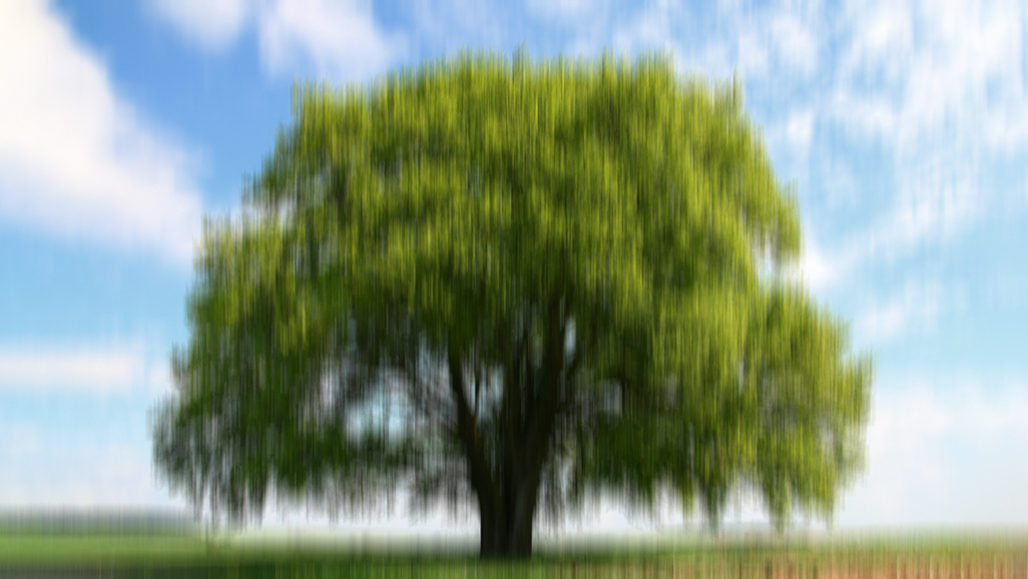
#> input picture test_images/test.png, 1028 x 579 px
$ python main.py
#> lines starting #> are read from the running program, lines starting #| are printed output that depends on the picture
### utils/io.py
import cv2
import numpy as np
import os


def load_image(path, to_gray=True):
    """
    Loads an image from disk, converts to grayscale if needed,
    and normalizes to float32 in range [0, 1].

    Parameters:
        path : str   - path to image file
        to_gray : bool - convert to grayscale (recommended for deblurring)

    Returns:
        image : float32 array in [0,1], shape (H, W) if grayscale
    """
#> called with path = 'test_images/test.png', to_gray = True

    if not os.path.exists(path):
        raise FileNotFoundError(f"Image not found: {path}")

    img = cv2.imread(path, cv2.IMREAD_COLOR)
#> img is the input picture: shape (579, 1028, 3); mean B, G, R 140.3, 158.1, 140.7
    if img is None:
        raise ValueError(f"cv2 cannot load image: {path}")

    # Convert BGR -> RGB internally if needed (optional)
    # img = cv2.cvtColor(img, cv2.COLOR_BGR2RGB)

    if to_gray:
        img = cv2.cvtColor(img, cv2.COLOR_BGR2GRAY)
#> img: shape (579, 1028)

    # To float32 in [0,1]
    img = img.astype(np.float32)

    if img.max() > 1.0:
        img /= 255.0

    return img


# [46 lines left out: functions save_image, to_gray, not called in this run]

### utils/pyramid.py
import numpy as np
import cv2

#pyramid fns
def gaussian_pyramid(img, num_levels):
#> called with num_levels = 4
    if num_levels < 1:
        raise ValueError("num_levels must be >= 1")

    pyr = [img.copy()]
    for _ in range(1, num_levels):
        prev = pyr[-1]
        if prev.shape[0] < 2 or prev.shape[1] < 2:
            # cannot downsample further
            break
        down = cv2.pyrDown(prev)
        pyr.append(down)
#> after the loop, pyr = 4 items

    # We want coarse -> fine for the algorithm loop
    pyr_coarse_to_fine = pyr[::-1]
#> pyr_coarse_to_fine = 4 items
    return pyr_coarse_to_fine

# [20 lines left out: function upsample_kernel, not called in this run]

def upsample_small_kernel(k_small, scale_factor=2, max_size=None):
    """
    Upsample the small kernel by integer scale_factor (default 2).
    Keeps kernel small (not image-size). Returns normalized kernel.
    max_size: optional (h_max, w_max) to cap kernel growth.
    """
    kh, kw = k_small.shape
    new_kh = int(kh * scale_factor)
    new_kw = int(kw * scale_factor)

    if max_size is not None:
        mh, mw = max_size
        new_kh = min(new_kh, mh)
        new_kw = min(new_kw, mw)

    # if either dimension becomes <=0, fallback to same
    new_kh = max(1, new_kh)
    new_kw = max(1, new_kw)

    # cv2.resize expects (width, height)
    import cv2
    resized = cv2.resize(k_small, (new_kw, new_kh), interpolation=cv2.INTER_LINEAR)

    resized = np.clip(resized, 0, None)
    s = resized.sum()
    if s > 1e-12:
        resized = resized / s
    else:
        # fallback to centered delta
        resized = np.zeros((new_kh, new_kw), dtype=np.float32)
        resized[new_kh//2, new_kw//2] = 1.0

    return resized


def upsample_l(l, target_shape):
    target_h, target_w = target_shape
    up = cv2.resize(l, (target_w, target_h), interpolation=cv2.INTER_CUBIC)
    return up

# [12 lines left out: function kernel_to_fft_size, not called in this run]

### model.py
import cv2
import os
import numpy as np
import matplotlib.pyplot as plt

# Import your existing utils
# Ensure these files exist in your project structure as indicated in your upload
from utils.channels import bright_channel, dark_channel, bcpl0norm, dcpl0norm
from utils.gradient import compute_gradients
from utils.pyramid import gaussian_pyramid, upsample_kernel, upsample_l, upsample_small_kernel
from utils.threshold import threshold_gradient
from utils.io import save_image, load_image
from utils.kernel_utils import clean_kernel, pad_and_ifftshift_kernel, postprocess_kernel_spatial
from solver import update_kernel, update_l
import config

class DeblurModel:

    def __init__(self, config):
        self.config = config

    def initialize_kernel(self, kernel_size=None):
        if kernel_size is None:
            kernel_size = 31

        if isinstance(kernel_size, tuple):
            kh, kw = kernel_size
        else:
            kh = kw = int(kernel_size)

        # Initialize as a simple delta (one pixel in center)
        k = np.zeros((kh, kw), dtype=np.float32)
        cy, cx = kh // 2, kw // 2
        k[cy, cx] = 1.0
        return k

    def initialize_l(self, b, dtype=np.float32):
        if b.dtype == np.uint8:
            l = b.astype(dtype) / 255.0
        else:
            l = b.astype(dtype)
            # Basic check if normalization is needed
            if l.max() > 1.0:
                l = l / 255.0
        return l

    def final_restore(self, img, kernel):
        """
        Performs final deconvolution using a robust Wiener Filter.
        This is more stable than the iterative solver for the final output step.
        """
        print("Running final non-blind deconvolution (Wiener)...")

        from numpy.fft import fft2, ifft2, ifftshift

        # 1. Ensure kernel is normalized and padded
        kernel = kernel / (np.sum(kernel) + 1e-8)
        H, W = img.shape[:2]
        kh, kw = kernel.shape

        # Pad kernel to image size
        k_pad = np.zeros((H, W), dtype=np.float32)
        # Place in center
        y_off, x_off = (H - kh) // 2, (W - kw) // 2
        k_pad[y_off:y_off+kh, x_off:x_off+kw] = kernel
        # Shift center to origin (0,0) for correct phase
        k_pad = ifftshift(k_pad)

        # Precompute Kernel FFT
        # We process over (0,1) axes. If img is RGB, we broadcast K.
        K_f = fft2(k_pad)

        # 2. Wiener Deconvolution Function
        # Formula: F = (Conj(K) * G) / (|K|^2 + SNR_const)
        # SNR_const: Higher = smoother/blurrier. Lower = sharper/noisier.
        # 0.01 - 0.05 is a good range for visual results.
        snr_const = 0.015

        denom = np.abs(K_f)**2 + snr_const

        def apply_wiener(channel_img):
            Y_f = fft2(channel_img)
            numer = np.conj(K_f) * Y_f
            res = np.real(ifft2(numer / denom))
            return res

        # 3. Apply to channels
        if img.ndim == 3:
            final = np.zeros_like(img)
            for c in range(3):
                final[:,:,c] = apply_wiener(img[:,:,c])
        else:
            final = apply_wiener(img)

        return np.clip(final, 0, 1)

    def run(self, image_path, save_path="results/output.png"):
        print(f"Loading image from {image_path}...")
        b_full = load_image(image_path)

        # Generate Gaussian pyramid for coarse-to-fine strategy
        pyramid = gaussian_pyramid(b_full, self.config.NUM_SCALES)
#> pyramid = 4 items

        # Initialize Latent Image (l) and Kernel (k) at the coarsest scale
        l = self.initialize_l(pyramid[0])
        k = self.initialize_kernel(kernel_size=self.config.KERNEL_SIZE)

        # === Coarse-to-Fine Loop ===
        for scale_idx in range(len(pyramid)):
            print(f"\n=== Scale {scale_idx+1}/{len(pyramid)} ===")
            b_scaled = pyramid[scale_idx]
            H, W = b_scaled.shape[:2]

            # Adjust Gamma (noise suppression) per scale
            # Coarser scales need higher regularization to find the kernel structure
            if scale_idx == 0:
                self.config.GAMMA = 0.5
            elif scale_idx == 1:
                self.config.GAMMA = 0.2
            else:
                self.config.GAMMA = 0.05

            # Upsample l and k from previous scale (if not at the start)
            if scale_idx > 0:
                # Upsample latent image to current size
                l = upsample_l(l, (H, W))

                # Upsample kernel
                # Cap kernel size to avoid it growing too large for the image
                max_kh = min(self.config.KERNEL_MAX_SIZE, H)
                max_kw = min(self.config.KERNEL_MAX_SIZE, W)
                k = upsample_small_kernel(k, scale_factor=2, max_size=(max_kh, max_kw))

                # Safety check for kernel validity
                if k.sum() <= 1e-12:
                    print("WARNING: Upsampled kernel energy lost. Resetting to delta.")
                    k = self.initialize_kernel(k.shape)
                else:
                    k = k / k.sum()

            # === Inner Iteration Loop (Alternating Minimization) ===
            for it in range(self.config.MAX_ITER):

                # 1. Compute Weight (w_k) based on Bright Channel sparsity
                # This helps adapt the strength of the prior
                B = bright_channel(l, window_size=self.config.BCP_WINDOW)
                B_l0 = bcpl0norm(B)
                w_k = self.config.MU / (B_l0 + self.config.EPSILON)

                # 2. Compute Prior 'p' (Eq. 19 from paper)
                # p is the thresholded dark channel auxiliary variable:
                #   p = D(l)  if D(l) >= w_k / ξ
                #   p = 0     otherwise
                D = dark_channel(l, window_size=self.config.DCP_WINDOW)

                threshold_val = w_k / self.config.XI

                # Start from D (2D grayscale map), keep where large
                p = D.copy()
                mask_keep = D >= threshold_val
                p[~mask_keep] = 0.0

                # 3. Compute Gradients 'g' and threshold them
                # This preserves sharp edges (large gradients) and smooths texture (small gradients)
                gh, gv = compute_gradients(l)
                g = threshold_gradient((gh, gv), self.config.THETA, self.config.LAMBDA)

                # Debug info
                grad_count = np.count_nonzero(g[0]) + np.count_nonzero(g[1])
                print(f"    Iter {it+1}: |Grad| kept {grad_count} px")

                # 4. Update Latent Image 'l' (FFT Solver)
                # Now passing the corrected 3-channel 'p'
                l = update_l(l=l, k=k, b=b_scaled, g=g, p=p, params=self.config)

                # 5. Update Blur Kernel 'k'
                k = update_kernel(
                    l=l,
                    b=b_scaled,
                    gamma=self.config.GAMMA,
                    image_shape=b_scaled.shape[:2],
                    prev_k=k
                )

                # 6. Post-process Kernel (Center, Crop, Normalize, Threshold)
                k = clean_kernel(k)

                # Ensure kernel is valid
                if k.sum() <= 1e-12:
                    print("    WARNING: Kernel vanished. Resetting to delta.")
                    k = self.initialize_kernel(k.shape)
#> this loop made 4 passes
#> (target_h in upsample_l, target_w in upsample_l, max_kh, max_kw) on pass 2: (145, 257, 35, 35)
#> (printed output is left out)
#> pass 1, in compute_gradients, `gv = gradient_v(img)`:
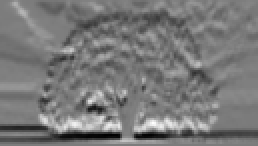
#> gv: shape (73, 129) float32 (shown 2 times larger); min -0.192, max 0.2, mean -0.00559; drawn with min black and max white
#> after the loop:
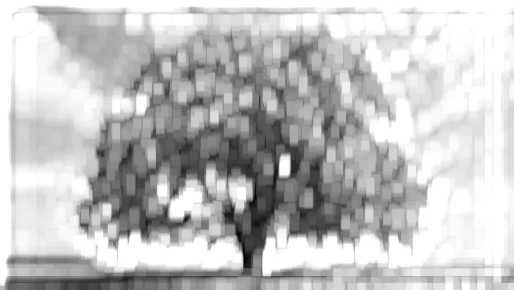
#> B: shape (579, 1028) float32 (shown at 1/2 size); min 0, max 1, mean 0.758
#> after the loop:
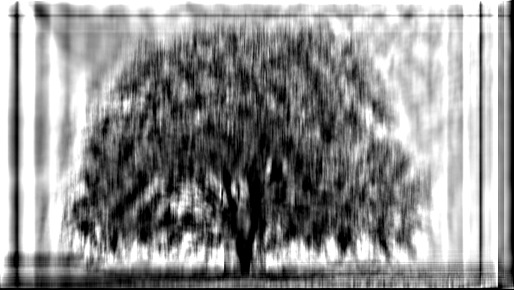
#> l: shape (579, 1028) float64 (shown at 1/2 size); min 0, max 1, mean 0.559
#> after the loop:
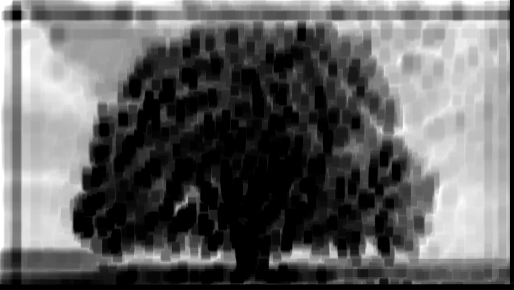
#> p: shape (579, 1028) float32 (shown at 1/2 size); min 0, max 1, mean 0.39

        # === End of Loops ===

        print("\nOptimization finished.")

        final_image = self.final_restore(b_full, k)
#> in apply_wiener, `res = np.real(ifft2(numer / denom))`:
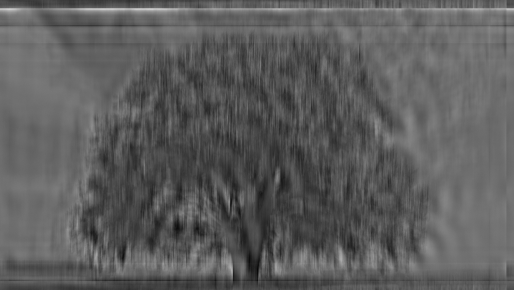
#> res: shape (579, 1028) float64 (shown at 1/2 size); min -0.882, max 3.13, mean 0.583; drawn with min black and max white
#> in final_restore, `return np.clip(final, 0, 1)`:
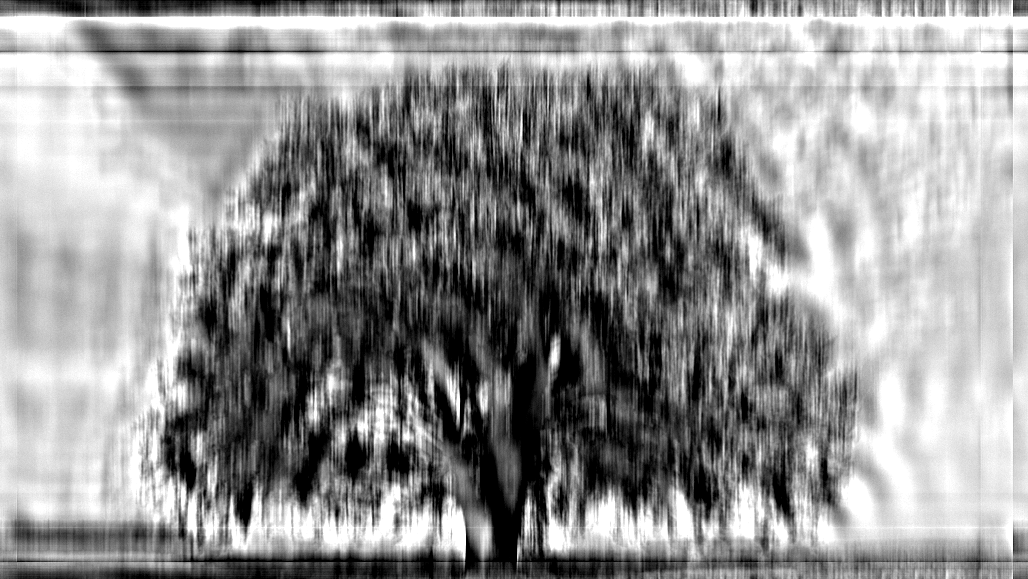
#> returned value: shape (579, 1028) float64; min 0, max 1, mean 0.579

        # === Visualization ===
        # Center the kernel for display so it doesn't look split at corners
        k_display = np.fft.fftshift(k)
        # Scale kernel for visibility
        k_display = k_display / k_display.max()

        plt.figure(figsize=(12, 6))
        plt.subplot(1, 3, 1)
        plt.title("Input Blur")
        plt.imshow(cv2.cvtColor(b_full, cv2.COLOR_BGR2RGB) if b_full.ndim==3 else b_full, cmap='gray')

        plt.subplot(1, 3, 2)
        plt.title("Estimated Kernel")
        plt.imshow(k_display, cmap='gray')

        plt.subplot(1, 3, 3)
        plt.title("Final Deconvolution")
        plt.imshow(np.clip(final_image, 0, 1), cmap='gray')
        plt.show()

        # Save results
        final_result_uint8 = np.clip(final_image * 255, 0, 255).astype(np.uint8)
        return final_result_uint8

### utils/channels.py
import numpy as np
import cv2

def dark_channel(image, window_size=15):
    # If the image is grayscale (H,W), skip channel min
    if image.ndim == 2:
        min_channel = image
    else:
        min_channel = np.min(image, axis=2)

    # Apply erosion (min filter)
    kernel = cv2.getStructuringElement(cv2.MORPH_RECT, (window_size, window_size))
    dark = cv2.erode(min_channel, kernel)

    return dark.astype(np.float32)


def bright_channel(image, window_size=15):
    # If the image is grayscale (H,W), skip channel max
    if image.ndim == 2:
        max_channel = image
    else:
        max_channel = np.max(image, axis=2)

    # Apply dilation (max filter)
    kernel = cv2.getStructuringElement(cv2.MORPH_RECT, (window_size, window_size))
    bright = cv2.dilate(max_channel, kernel)

    return bright.astype(np.float32)


#norms
def dcpl0norm(dark, tol=1e-3):
    """L0 norm: count pixels where dark channel is meaningfully non-zero."""
    return np.count_nonzero(dark > tol)

def bcpl0norm(bright, tol=1e-3):
    """L0 norm: count pixels where bright channel is meaningfully non-zero."""
    return np.count_nonzero(bright > tol)

### utils/gradient.py
import numpy as np

def gradient_h(I):
    return np.pad(I[:, 1:] - I[:, :-1], ((0,0),(0,1)))

def gradient_v(I):
    return np.pad(I[1:, :] - I[:-1, :], ((0,1),(0,0)))


def compute_gradients(img):
    # returns (grad_h, grad_v) — horizontal then vertical
    gh = gradient_h(img)
    gv = gradient_v(img)
    return gh, gv

def gradient_mag_sq(grad):
    gh, gv = grad
    return gh**2 + gv**2

### utils/threshold.py
import numpy as np

# [30 lines left out: function threshold_dark_channel, not called in this run]

def threshold_gradient(g, theta, lam):
    gh, gv = g
    mag = np.sqrt(gh*gh + gv*gv)
    T = theta / (lam + 1e-8)

    # Standard L0 Gradient thresholding:
    # Keep gradients that are large (edges), zero out small ones (texture/noise)
    mask = mag > T

    gh_t = gh * mask
    gv_t = gv * mask

    return gh_t, gv_t

### solver.py
import numpy as np
from numpy.fft import fft2, ifft2
from utils.kernel_utils import pad_kernel_centered, extract_kernel_center

EPS = 1e-8

def _crop_center(img, out_h, out_w):
    H, W = img.shape[:2]
    cy, cx = H // 2, W // 2
    y0 = cy - out_h // 2
    x0 = cx - out_w // 2
    return img[y0:y0 + out_h, x0:x0 + out_w]

def update_l(l, k, b, g, p, params):
    """
    Frequency-domain solve for latent image l.
    """
    lam = params.LAMBDA
    xi  = params.XI

    # Handle dimensions for FFT
    if b.ndim == 3:
        H, W, C = b.shape
        fft_axes = (0, 1)
    else:
        H, W = b.shape
        fft_axes = (0, 1)

    kh, kw = k.shape
    H2 = H + kh - 1
    W2 = W + kw - 1

    # Helper to pad
    def pad_img(img, h2, w2):
        if img.ndim == 3:
            out = np.zeros((h2, w2, img.shape[2]), dtype=np.float32)
            out[:img.shape[0], :img.shape[1], :] = img
        else:
            out = np.zeros((h2, w2), dtype=np.float32)
            out[:img.shape[0], :img.shape[1]] = img
        return out

    # ---- Pad image & priors ----
    bpad = pad_img(b, H2, W2)
    ppad = pad_img(p, H2, W2)

    Fb = fft2(bpad, s=(H2, W2), axes=fft_axes)
    Fp = fft2(ppad, s=(H2, W2), axes=fft_axes)

    # ---- Kernel FFT ----
    kpad = pad_kernel_centered(k, (H2, W2))
    Fk = fft2(kpad, s=(H2, W2))
    if b.ndim == 3: Fk = Fk[:, :, np.newaxis]

    # ---- Derivative Filters (Backward-ish) ----
    Dh_sp = np.zeros((H2, W2), dtype=np.float32)
    Dh_sp[0, 0] = -1.0
    if W2 > 1: Dh_sp[0, 1] = 1.0

    Dv_sp = np.zeros((H2, W2), dtype=np.float32)
    Dv_sp[0, 0] = -1.0
    if H2 > 1: Dv_sp[1, 0] = 1.0

    FDh = fft2(Dh_sp, s=(H2, W2))
    FDv = fft2(Dv_sp, s=(H2, W2))

    if b.ndim == 3:
        FDh = FDh[:, :, np.newaxis]
        FDv = FDv[:, :, np.newaxis]

    # ---- Gradient FFTs (With Alignment Fix) ----
    g_h, g_v = g

    # [FIX] RESTORED ROLL
    # Align Forward Diff (gradient.py) with Solver Diff ([-1, 1])
    # This prevents the image from drifting diagonally.
    g_h_shift = np.roll(g_h, -1, axis=1)
    g_v_shift = np.roll(g_v, -1, axis=0)

    gh_pad = pad_img(g_h_shift, H2, W2)
    gv_pad = pad_img(g_v_shift, H2, W2)

    Fgh = fft2(gh_pad, s=(H2, W2), axes=fft_axes)
    Fgv = fft2(gv_pad, s=(H2, W2), axes=fft_axes)

    # ---- Solve ----
    # fidelity to gradients
    Fg = np.conj(FDh) * Fgh + np.conj(FDv) * Fgv

    numerator = (np.conj(Fk) * Fb) + lam * Fg + xi * Fp
    denominator = (np.abs(Fk) ** 2) + lam * (np.abs(FDh) ** 2 + np.abs(FDv) ** 2) + xi
    denominator = np.maximum(denominator, 1e-8)

    Fl = numerator / denominator
    l_full = np.real(ifft2(Fl, axes=fft_axes))

    l_new = _crop_center(l_full, H, W)
    l_new = np.clip(l_new, 0.0, 1.0)

    return l_new

def update_kernel(l, b, gamma, image_shape, prev_k=None):
    H, W = image_shape[:2]

    # Compute gradients locally for consistency
    def get_grad(img):
        gh = np.zeros_like(img)
        gv = np.zeros_like(img)
        gh[:, :-1] = img[:, 1:] - img[:, :-1]
        gv[:-1, :] = img[1:, :] - img[:-1, :]
        return gh, gv

    grad_l_h, grad_l_v = get_grad(l)
    grad_b_h, grad_b_v = get_grad(b)

    # FFT (Axes 0, 1)
    fft_axes = (0, 1)
    Flh = fft2(grad_l_h, axes=fft_axes)
    Flv = fft2(grad_l_v, axes=fft_axes)
    Fbh = fft2(grad_b_h, axes=fft_axes)
    Fbv = fft2(grad_b_v, axes=fft_axes)

    # Numerator & Denominator
    num_ch = np.conj(Flh) * Fbh + np.conj(Flv) * Fbv
    denom_ch = (np.conj(Flh) * Flh) + (np.conj(Flv) * Flv)

    # Sum across RGB channels
    if l.ndim == 3:
        numerator = np.sum(num_ch, axis=2)
        denominator = np.sum(denom_ch, axis=2)
    else:
        numerator = num_ch
        denominator = denom_ch

    denominator += gamma
    Fk = numerator / (denominator + EPS)

    k_full = np.real(ifft2(Fk, axes=fft_axes))

    # Extract
    if prev_k is not None:
        expected = prev_k.shape
    else:
        expected = None

    k_small = extract_kernel_center(k_full, expected_size=expected)

    # Safety
    if k_small.sum() <= 1e-12:
        if prev_k is not None and prev_k.sum() > 1e-12:
            k_small = prev_k.copy()
        else:
            k_small = np.zeros((3,3), dtype=np.float32)
            k_small[1,1] = 1.0

    return k_small

### utils/kernel_utils.py
import numpy as np
from numpy.fft import fftshift, ifftshift
import cv2

#kernel utils
# [5 lines left out: function normalise_kernel, not called in this run]

def clamp_kernel(k):
    k = np.clip(k, 0, None)
    return k

def center_kernel(k):
    return fftshift(k)

def crop_kernel(k):
    """
    Crop kernel to its minimal bounding box with nonzero entries.
    """
    # Boolean mask of nonzero
    nz = np.nonzero(k)

    if len(nz[0]) == 0:
        # fallback: keep original
        return k

    y_min, y_max = nz[0].min(), nz[0].max()
    x_min, x_max = nz[1].min(), nz[1].max()

    cropped = k[y_min:y_max+1, x_min:x_max+1]
    return cropped

# [7 lines left out: function resize_kernel, not called in this run]

#one function as a wrapper
def clean_kernel(k):
    # clamp negative values
    k = np.clip(k, 0, None)

    # === relative threshold (FIX) ===
    thr = max(1e-8, 1e-3 * k.max())
    k[k < thr] = 0.0

    # center kernel for convenience
    k = fftshift(k)

    # crop to bounding box
    k = crop_kernel(k)

    # normalize
    s = k.sum()
    if s > 1e-12:
        k = k / s
    else:
        # fallback to delta
        k = np.zeros_like(k)
        k[k.shape[0]//2, k.shape[1]//2] = 1.0

    return k


# [43 lines left out: functions pad_and_ifftshift_kernel, postprocess_kernel_spatial, not called in this run]

def pad_kernel_centered(k, out_shape):
    H2, W2 = out_shape
    kh, kw = k.shape

    # Create empty padded kernel
    kpad = np.zeros((H2, W2), dtype=np.float32)

    # Compute center placement (row offset from H2, col offset from W2)
    y_off = (H2 - kh) // 2
    x_off = (W2 - kw) // 2

    # Place kernel centered
    kpad[y_off:y_off+kh, x_off:x_off+kw] = k

    # Shift so that convolution kernel origin is at (0,0)
    kpad = np.fft.ifftshift(kpad)

    return kpad


def extract_kernel_center(k_full, expected_size=None):
    """
    After ifft2, k_full is image-sized. fftshift brings the kernel peak
    to the center. Then crop either:
    - the expected target size (kh, kw), OR
    - auto bbox if expected_size is None.
    """
    k = np.real(fftshift(k_full))   # center kernel

    # clip negatives
    k = np.clip(k, 0, None)
    # === relative threshold (FIX) ===
    thr = max(1e-8, 1e-3 * k.max())
    k[k < thr] = 0.0
    H, W = k.shape

    if expected_size is not None:
        kh, kw = expected_size
        cy, cx = H // 2, W // 2
        y0 = cy - kh // 2
        x0 = cx - kw // 2
        cropped = k[y0:y0 + kh, x0:x0 + kw]
    else:
        # auto-crop bounding box of non-zero values
        nz = np.nonzero(k)
        if len(nz[0]) == 0:
            # fallback to 1×1 delta
            return np.array([[1.0]], dtype=np.float32)
        y0, y1 = nz[0].min(), nz[0].max()
        x0, x1 = nz[1].min(), nz[1].max()
        cropped = k[y0:y1 + 1, x0:x1 + 1]

    # final normalization
    s = cropped.sum()
    if s <= 1e-12:
        # fallback delta
        out = np.zeros_like(cropped, dtype=np.float32)
        out[out.shape[0] // 2, out.shape[1] // 2] = 1.0
        return out

    cropped = cropped / s
    return cropped

### main.py
from model import DeblurModel
import config
import os

if __name__ == "__main__":
    if not os.path.exists("results"):
        os.makedirs("results")

    print("starting blind deblurring")
    model = DeblurModel(config)
    result = model.run(
        image_path="test_images/test.png",
        save_path=config.RESULT_PATH
    )
